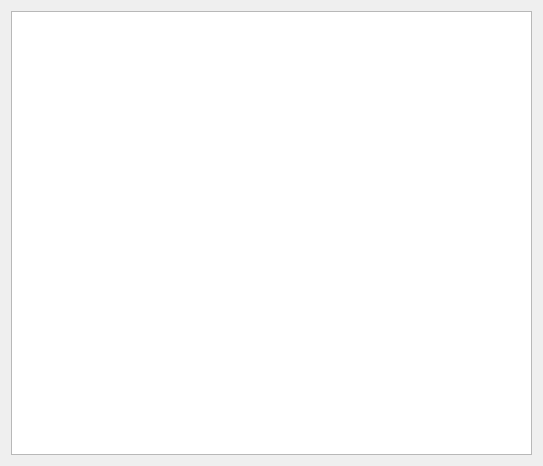
<?xml version="1.0" encoding="UTF-8"?>
<ui version="4.0">
 <class>ingredialog</class>
 <widget class="QDialog" name="ingredialog">
  <property name="geometry">
   <rect>
    <x>0</x>
    <y>0</y>
    <width>543</width>
    <height>466</height>
   </rect>
  </property>
  <property name="windowTitle">
   <string>Dialog</string>
  </property>
  <layout class="QGridLayout" name="gridLayout">
   <item row="0" column="0">
    <widget class="QPlainTextEdit" name="ingreList"/>
   </item>
  </layout>
 </widget>
 <resources/>
 <connections/>
</ui>
